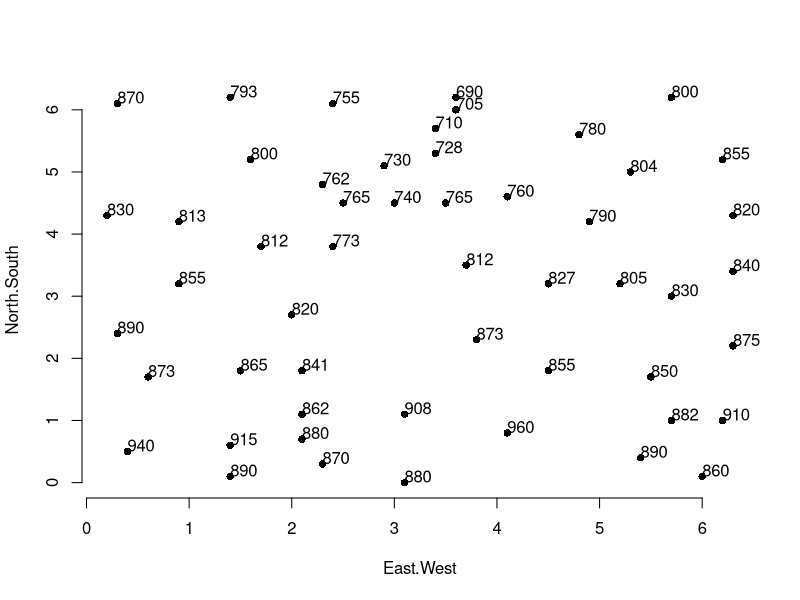

Write the R code that produced this figure.
dat <- read.table(file="data/NOTREDAM.TXT",header=T)

with(dat,{
plot(North.South~East.West,frame.plot = F,pch =16)
text(x = East.West, y = North.South, 
     labels = Elevation, adj = c(0,0), xpd = 1) 
})
